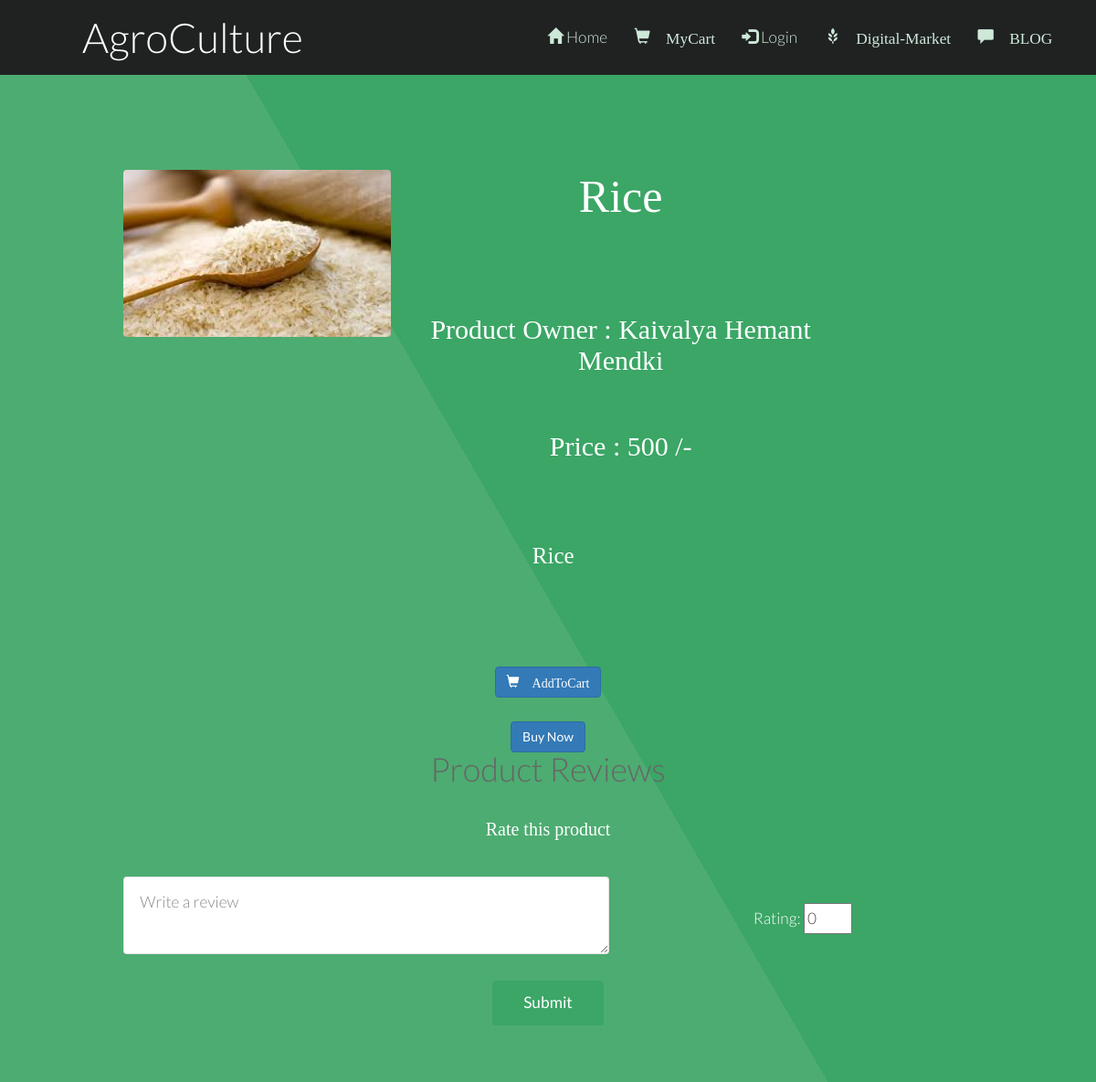
The app's page /review.php?pid=27 with its own data.
### tables this page shows
CREATE TABLE IF NOT EXISTS `fproduct` (
  `fid` int(255) NOT NULL,
  `pid` int(255) NOT NULL AUTO_INCREMENT,
  `product` varchar(255) NOT NULL,
  `pcat` varchar(255) NOT NULL,
  `pinfo` varchar(255) NOT NULL,
  `price` float NOT NULL,
  `pimage` varchar(255) NOT NULL DEFAULT 'blank.png',
  `picStatus` int(10) NOT NULL DEFAULT '0',
  PRIMARY KEY (`pid`)
);

CREATE TABLE IF NOT EXISTS `farmer` (
  `fid` int(255) NOT NULL AUTO_INCREMENT,
  `fname` varchar(255) NOT NULL,
  `fusername` varchar(255) NOT NULL,
  `fpassword` varchar(255) NOT NULL,
  `fhash` varchar(255) NOT NULL,
  `femail` varchar(255) NOT NULL,
  `fmobile` varchar(255) NOT NULL,
  `faddress` text NOT NULL,
  `factive` int(255) NOT NULL DEFAULT '0',
  `frating` int(11) NOT NULL DEFAULT '0',
  `picExt` varchar(255) NOT NULL DEFAULT 'png',
  `picStatus` int(10) NOT NULL DEFAULT '0',
  PRIMARY KEY (`fid`),
  UNIQUE KEY `fid` (`fid`)
);

### review.php (the view, shortened to what this page needs)
<?php
	require 'db.php';
	$pid = $_GET['pid'];
?>
<!DOCTYPE html>
<html>
<head>
		<link href="bootstrap\css\bootstrap.min.css" rel="stylesheet">
		<link rel="stylesheet" href="Blog/commentBox.css" />
</head>
<body>
				<?php
					require 'menu.php';
					$sql="SELECT * FROM fproduct WHERE pid = '$pid'";
					$result = mysqli_query($conn, $sql);
					$row = mysqli_fetch_assoc($result);
					$fid = $row['fid'];
					$sql = "SELECT * FROM farmer WHERE fid = '$fid'";
					$result = mysqli_query($conn, $sql);
					$frow = mysqli_fetch_assoc($result);
					$picDestination = "images/productImages/".$row['pimage'];
					?>
				<section id="main" class="wrapper style1 align-center">
						<div class="container">
							<div class="row">
								<div class="col-sm-4">
									<img class="image fit" src="<?php echo $picDestination.'';?>" alt="" />
								</div>
								<div class="col-12 col-sm-6">
									<p style="font: 50px Times new roman;"><?= $row['product']; ?></p>
									<p style="font: 30px Times new roman;">Product Owner : <?= $frow['fname']; ?></p>
									<p style="font: 30px Times new roman;">Price : <?= $row['price'].' /-'; ?></p>
								</div>
							</div><br />
							<div class="row">
								<div class="col-12 col-sm-12" style="font: 25px Times new roman;">
									<?= $row['pinfo']; ?>
								</div>
							</div>
						</div>
						<br /><br />
						<div class="12u$">
                            <center>
                                <div class="row uniform">
                                    <div class="6u 12u$(large)">
                                        <a href="myCart.php?flag=1&pid=<?= $pid; ?>" class="btn btn-primary" style="text-decoration: none;"><span class="glyphicon glyphicon-shopping-cart"> AddToCart</a>
                                    </div>
                                    <div class="6u 12u$(large)">
                                        <a href="buyNow.php?pid=<?= $pid; ?>" class="btn btn-primary" style="text-decoration: none;">Buy Now</a>
                                    </div>
                                </div>
                            </center>
                        </div>
					<div class="container">
						<h1>Product Reviews</h1>
					<div class="row">
						<div class="col-0 col-sm-3"></div>
						<div class="col-12 col-sm-6">
					</div>
				</div>
			</div>
			<div class="container">
				<p style="font: 20px Times new roman; align: left;">Rate this product</p>
				<form method="POST" action="reviewInput.php?pid=<?= $pid; ?>">
					<div class="row">
						<div class="col-sm-7">
							<textarea style="background-color:white;color: black;" cols="5" name="comment" placeholder="Write a review"></textarea>
						</div>
						<div class="col-sm-5">
							<br />
							Rating: <input type="number" min="0" max="10" name="rating" value="0"/>
						</div>
					</div>
					<div class="row">
						<div class="col-sm-12">
							<br />
							<input type="submit" />
						</div>
					</div>
				</form>
			</div>
	</body>
	</html>

### css/style.css (style rules this page uses)
body { background: #fff; }
body, input, select, textarea { color: #444; font-family: "Lato", Helvetica, sans-serif; font-size: 15pt; font-weight: 300; line-height: 1.65em; }
a { color: #4dac71; text-decoration: underline; }
p { margin: 0 0 2em 0; }
h1, h2, h3, h4, h5, h6 { color: #666; font-weight: 300; line-height: 1em; margin: 0 0 1em 0; }
.align-center { text-align: center; }
form { margin: 0 0 2em 0; }
input[type="text"], input[type="password"], input[type="email"], select, textarea { -moz-appearance: none; -webkit-appearance: none; -o-appearance: none; -ms-appearance: none; appearance: none; background: rgba(144, 144, 144, 0.075); border-radius: 4px; border: none; border: solid 1px rgba(144, 144, 144, 0.25); color: inherit; display: block; outline: 0; padding: 0 1em; text-decoration: none; width: 100%; }
textarea { padding: 0.75em 1em; }
.image { border-radius: 4px; border: 0; display: inline-block; position: relative; }
.image.fit { display: block; margin: 0 0 2em 0; width: 100%; }
input[type="submit"], input[type="reset"], input[type="button"], .button { -moz-appearance: none; -webkit-appearance: none; -o-appearance: none; -ms-appearance: none; appearance: none; -moz-transition: background-color 0.2s ease-in-out, color 0.2s ease-in-out; -webkit-transition: background-color 0.2s ease-in-out, color 0.2s ease-in-out; -o-transition: background-color 0.2s ease-in-out, color 0.2s ease-in-out; -ms-transition: background-color 0.2s ease-in-out, color 0.2s ease-in-out; transition: background-color 0.2s ease-in-out, color 0.2s ease-in-out; background-color: #3ba666; border-radius: 4px; border: 0; color: #ffffff !important; cursor: pointer; display: inline-block; font-weight: 400; height: 2.85em; line-height: 2.8em; padding: 0 2em; text-align: center; text-decoration: none; white-space: nowrap; }
.wrapper { padding: 6em 0em 4em; }
.wrapper.style1 { background-color: #3ba666; -moz-background-image: linear-gradient(60deg, #4dac71 50%, #3ba666 50%); -webkit-background-image: linear-gradient(60deg, #4dac71 50%, #3ba666 50%); -o-background-image: linear-gradient(60deg, #4dac71 50%, #3ba666 50%); -ms-background-image: linear-gradient(60deg, #4dac71 50%, #3ba666 50%); background-image: linear-gradient(60deg, #4dac71 50%, #3ba666 50%); color: #ffffff; }

### css/style-xlarge.css (style rules this page uses)
body, input, select, textarea { font-size: 13pt; }

### css/style-large.css (style rules this page uses)
body, input, select, textarea { font-size: 13pt; }

### records on screen
fproduct: pimage (picture), product "Rice", price "500", pinfo "Rice"
farmer: fname "Kaivalya Hemant Mendki"

### other values on screen
$loginProfile "Login"
